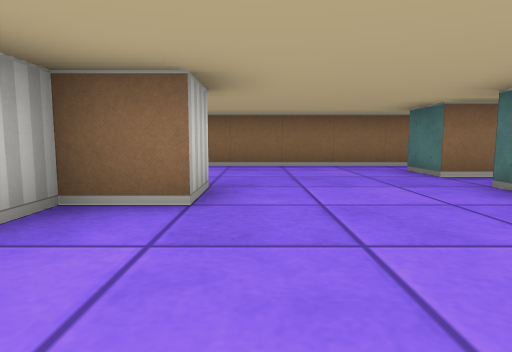
[1] (above)

16 first-person views from a walk through a cub3D ray-caster map. The camera is about half as high as the walls, tilts 6° down and sees 75° across. The floor is counted in squares. Each view is taken from the middle of a square. On the plan, view 1 faces up. The plan holds only what a view shows up to about 9 squares ahead; the rest is blank.

[2]
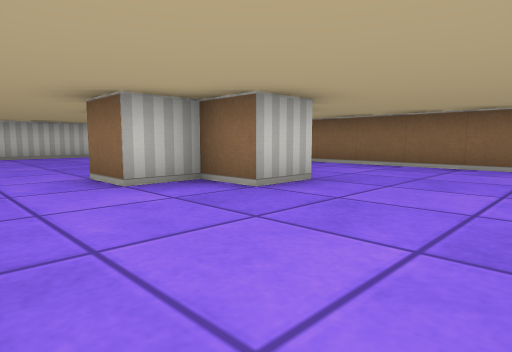

[3]
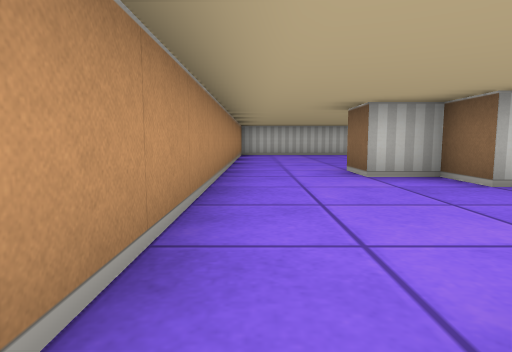

[4]
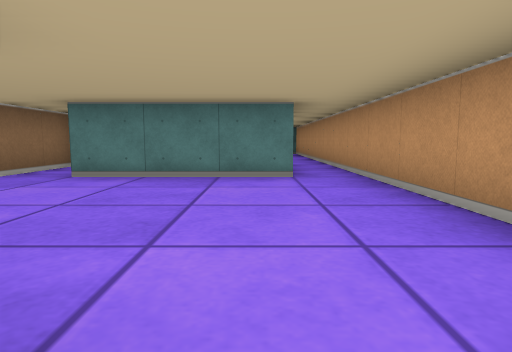

[5]
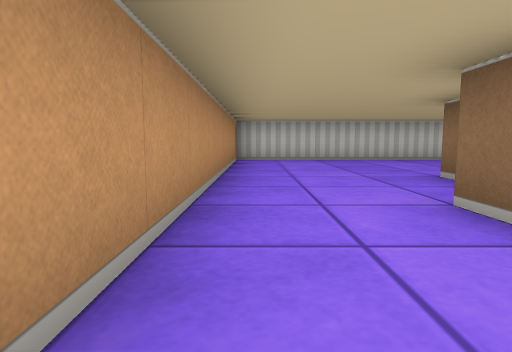

[6]
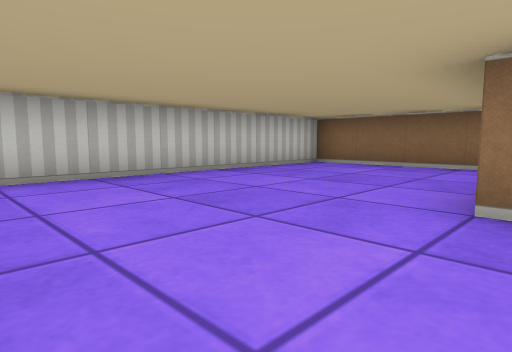

[7]
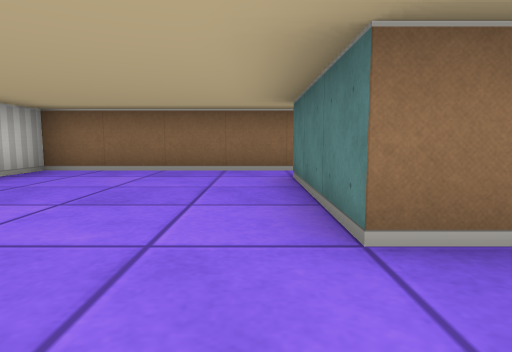

[8]
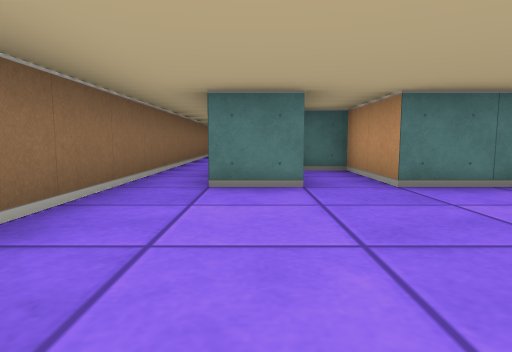

[9]
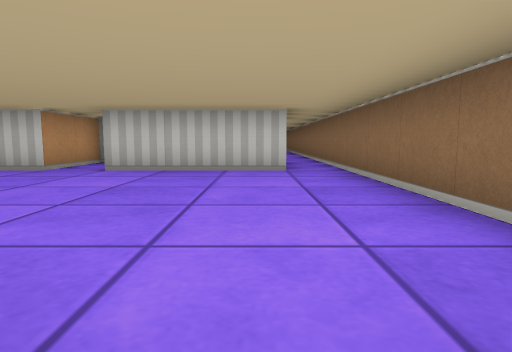

[10]
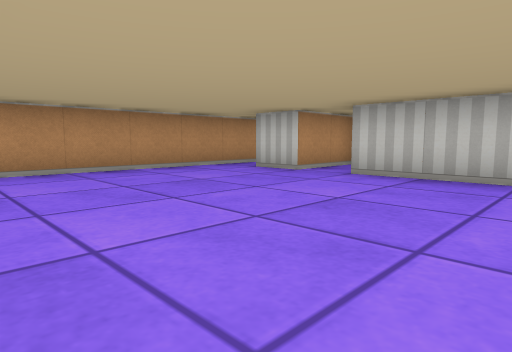

[11]
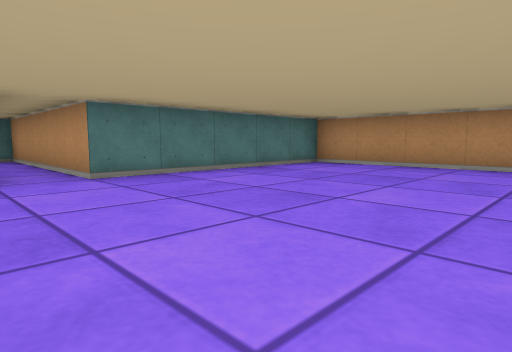

[12]
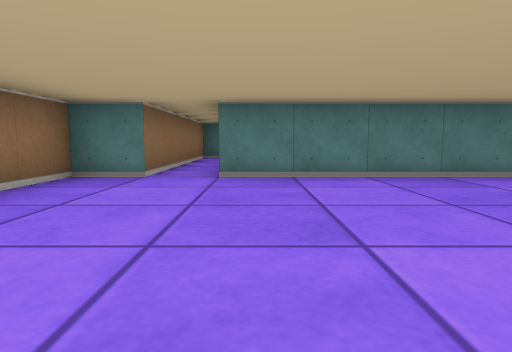

[13]
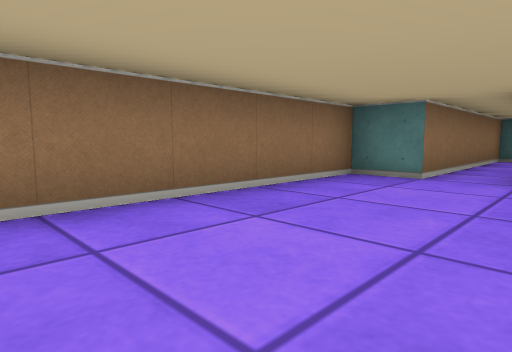

[14]
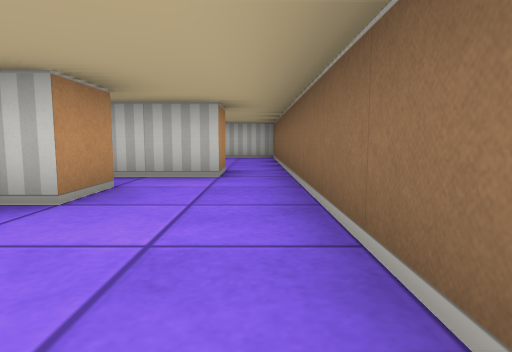

[15]
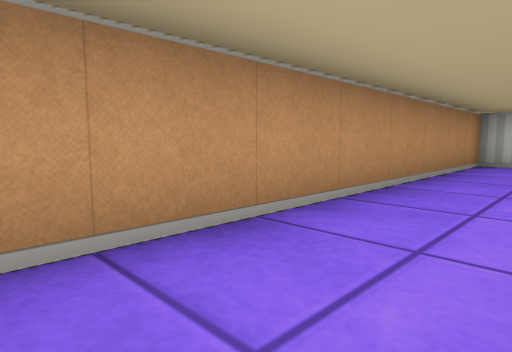

[16]
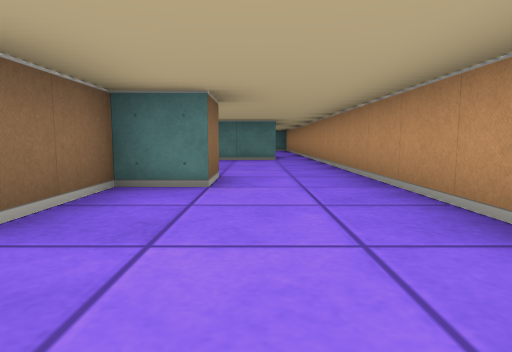

### Floor plan
Ten units are one square. View 1 is at (0, 0); x grows to the right and y downward. Boxes are objects, and circles mark ways between rooms. Rooms are numbered by the first view taken in them; rooms with no view inside come last. Other rooms are left out.
<svg viewBox="-90 -70 250 80">
<path fill="none" stroke="#000" d="M-5 -35 -5 -25 -15 -25 -15 -15M25 -4 25 -35 45 -35 45 -45 25 -45 25 -55M-25 -45 -15 -45 -15 -40M-15 5 55 5M-35 -55 -35 -40M55 -65 -35 -65M-35 -65 -85 -65 -85 5 -15 5M-15 -15 -25 -15 -25 -25 -45 -25 -45 -55 -35 -55M55 -56 55 -25M55 5 105 5 105 -45 155 -45 155 -55 105 -55 105 -65 55 -65M35 -15 55 -15 55 -5"/>
<circle cx="-20" cy="-5" r="3" fill="#2a7"/>
<circle cx="-40" cy="-60" r="3" fill="#2a7"/>
<circle cx="50" cy="-60" r="3" fill="#2a7"/>
<circle cx="50" cy="0" r="3" fill="#2a7"/>
<text x="10" y="-30">1</text>
<text x="-60" y="-30">2</text>
<text x="80" y="-30">3</text>
</svg>
Room 1 opens to room 2. Room 1 opens to room 3.

Where each view was taken, in squares from view 1:
view 1: 0 up, 0 right, facing up
view 2: 0 up, 2 right, facing up-left
view 3: 0 up, 3 right, facing left
view 4: 1 up, 2 left, facing right
view 5: 0 up, 0 right, facing left
view 6: 0 up, 4 left, facing up-left
view 7: 1 up, 5 left, facing up
view 8: 5 up, 1 left, facing right
view 9: 5 up, 11 right, facing left
view 10: 5 up, 10 right, facing down-left
view 11: 6 up, 6 right, facing down-right
view 12: 4 up, 6 right, facing right
view 13: 4 up, 6 right, facing up-right
view 14: 6 up, 1 right, facing left
view 15: 1 up, 1 left, facing down-left
view 16: 1 up, 6 left, facing right
